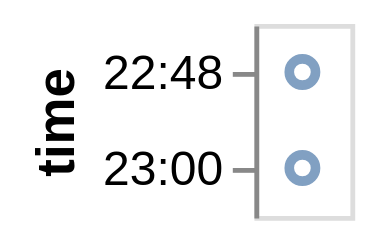

The specification (Vega-Lite) saved for this image:
### Vega specification from a JSON file in a GitHub repository (floating-point values rounded to 4 significant figures)
{"$schema": "https://vega.github.io/schema/vega/v5.json", "description": "Using format parse to parsing of input time data as utc time.", "background": "white", "padding": 5, "width": 20, "style": "cell", "data": [{"name": "source_0", "values": [{"date": "10 Oct 2011 22:48:00"}, {"date": "11 Oct 2022 23:00:00"}]}, {"name": "data_0", "source": "source_0", "transform": [{"type": "formula", "expr": "utcParse(datum[\"date\"],'%d %b %Y %H:%M:%S')", "as": "date"}, {"field": "date", "type": "timeunit", "units": ["hours", "minutes"], "as": ["hoursminutes_date", "hoursminutes_date_end"]}]}], "signals": [{"name": "y_step", "value": 20}, {"name": "height", "update": "bandspace(domain('y').length, 1, 0.5) * y_step"}], "marks": [{"name": "marks", "type": "symbol", "style": ["point"], "from": {"data": "data_0"}, "encode": {"update": {"opacity": {"value": 0.7}, "fill": {"value": "transparent"}, "stroke": {"value": "#4c78a8"}, "ariaRoleDescription": {"value": "point"}, "description": {"signal": "\"time: \" + (timeFormat(datum[\"hoursminutes_date\"], timeUnitSpecifier([\"hours\",\"minutes\"], {\"year-month\":\"%b %Y \",\"year-month-date\":\"%b %d, %Y \"})))"}, "x": {"signal": "width", "mult": 0.5}, "y": {"scale": "y", "field": "hoursminutes_date"}}}}], "scales": [{"name": "y", "type": "point", "domain": {"data": "data_0", "field": "hoursminutes_date", "sort": true}, "range": {"step": {"signal": "y_step"}}, "padding": 0.5}], "axes": [{"scale": "y", "orient": "left", "grid": false, "title": "time", "format": {"signal": "timeUnitSpecifier([\"hours\",\"minutes\"], {\"year-month\":\"%b %Y \",\"year-month-date\":\"%b %d, %Y \"})"}, "formatType": "time", "labelOverlap": true, "tickMinStep": {"signal": "datetime(2001, 0, 1, 0, 1, 0, 0) - datetime(2001, 0, 1, 0, 0, 0, 0)"}, "zindex": 0}]}
